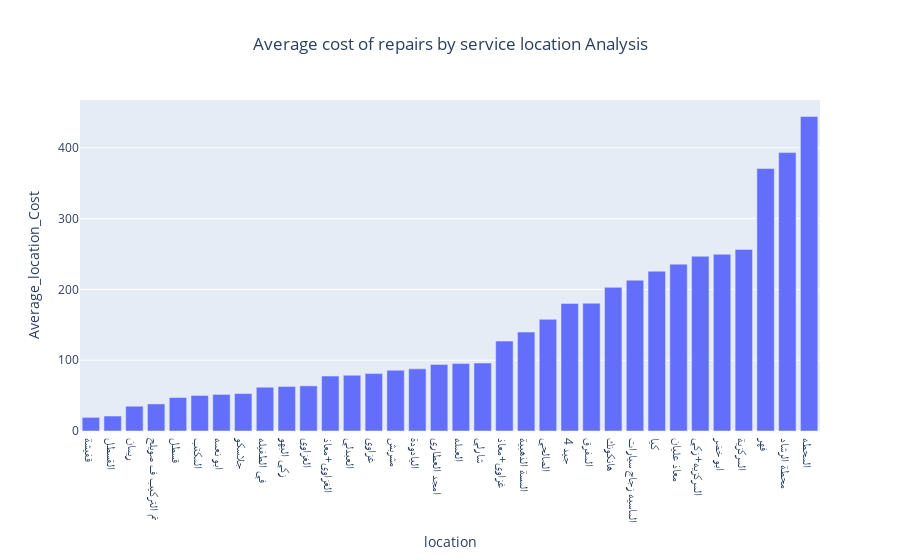

The code cell stored with this chart in its notebook:
### Code cell
Avg_cost_location = df.groupby(['location'])['cost'].mean().reset_index(name='Average_location_Cost').sort_values(by='Average_location_Cost')
myPlot1(Avg_cost_location,'location','Average_location_Cost',None,'bar','Average cost of repairs by service location', sort_by=None, ascending=True)

### Figure 1 — Plotly figure (JSON) as saved in the notebook; plotly's stock layout.template omitted (floating-point values rounded to 4 significant figures)
{"data": [{"alignmentgroup": "True", "hovertemplate": "x=%{x}<br>y=%{y}<extra></extra>", "legendgroup": "", "marker": {"color": "#636efa", "pattern": {"shape": ""}}, "name": "", "offsetgroup": "", "orientation": "v", "showlegend": false, "textposition": "auto", "type": "bar", "x": ["قفيشة", "القسطل", "ريمان", "تم التركيب ف صويلح", "قسطل", "المكتب", "ابو نعمه", "جلاسكو", "في الطفيله", "زكي البهو", "الغزاوي", "الغزاوي+معاذ", "العبدلي", "غزاوي", "مشربش", "اليادودة", "امجد العطاري", "العمله", "شارلي", "غزاوي+معاذ", "المسة الذهبية", "الصالحي", "4 جيد", "المفرق", "هانكونك", "الماسيه زجاج سيارات", "كيا", "معاذ عليان", "المركزيه+زكي", "ابو خضر", "المركزية", "فهر", "محطة الرشاد", "المحطه"], "xaxis": "x", "y": [19.25, 21.14, 35, 38.25, 47.26, 50.2, 51.68, 52.86, 61.83, 62.91, 63.75, 77.6, 78.67, 81.12, 85.8, 87.8, 94.02, 95.25, 96, 127, 139.8, 157.8, 180.3, 180.5, 202.9, 213, 225.8, 235.7, 246.9, 249.6, 256.5, 370.8, 393.2, 444.2], "yaxis": "y"}], "layout": {"barmode": "relative", "legend": {"tracegroupgap": 0}, "title": {"text": "Average cost of repairs by service location Analysis", "x": 0.5}, "xaxis": {"anchor": "y", "domain": [0, 1], "title": {"text": "location"}}, "yaxis": {"anchor": "x", "domain": [0, 1], "title": {"text": "Average_location_Cost"}}}}
